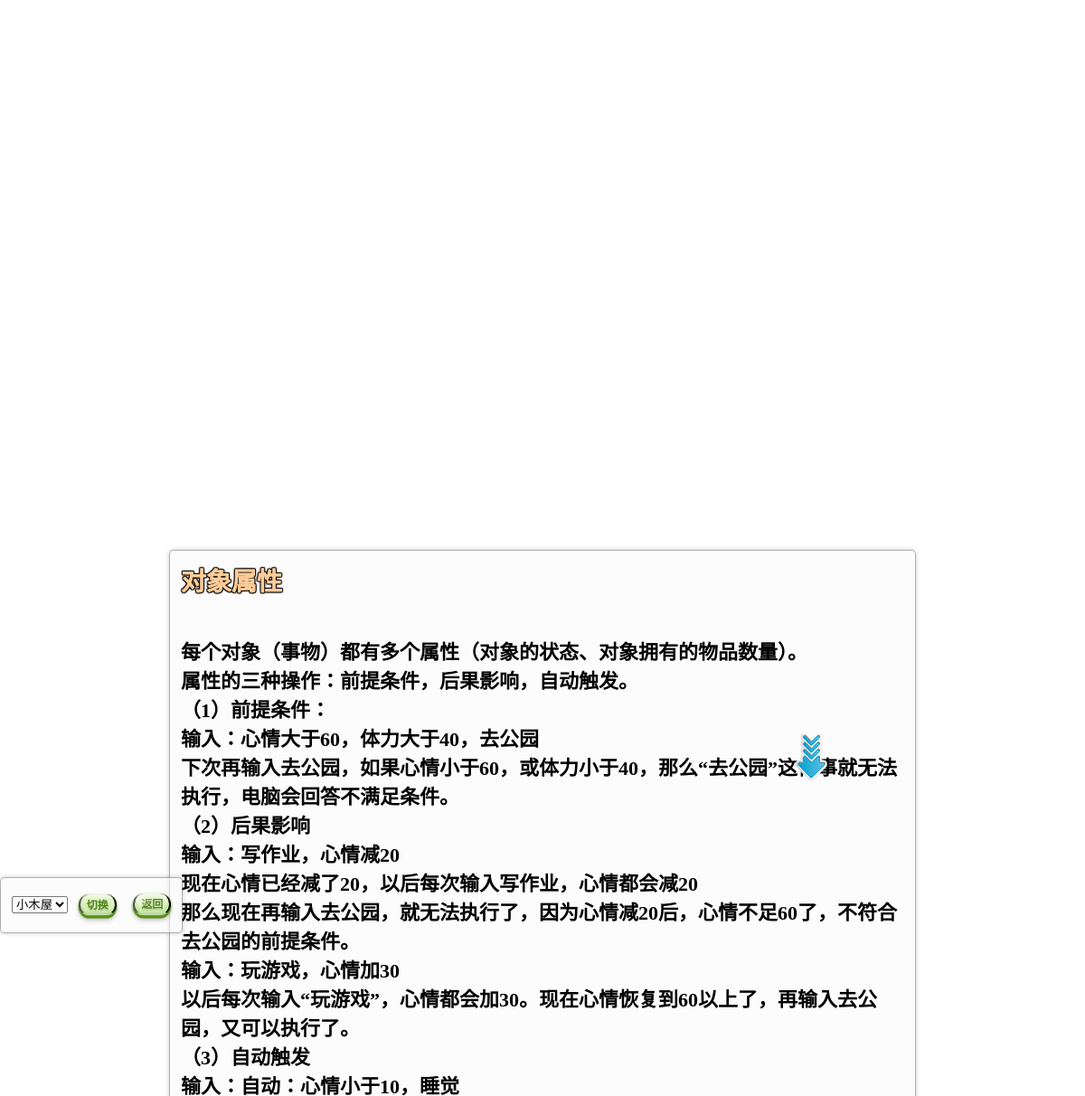
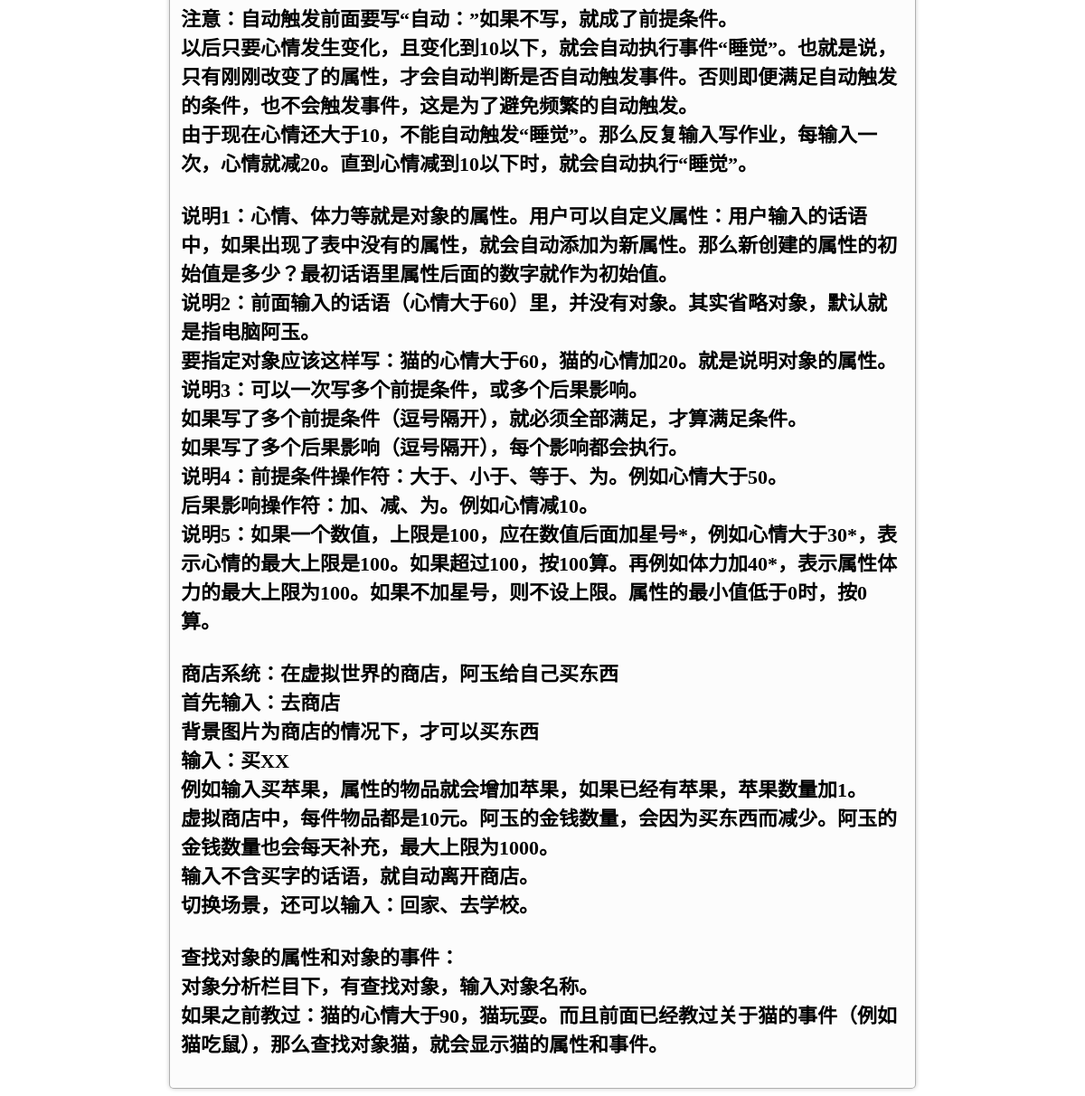
Page /b.php?id=dx on the committed database (2 pictures, top to bottom).
### tables this page shows
CREATE TABLE `article`  (
  `id` varchar(45) NOT NULL,
  `title` varchar(45) NULL DEFAULT NULL,
  `content` mediumtext NULL,
  `date_time` varchar(20) NULL DEFAULT NULL,
  PRIMARY KEY (`id`) USING BTREE
);

### b.php (the view, shortened to what this page needs)
<!doctype html>
<html>
<head>
<link rel="stylesheet" href="style4.css">
</head>
<body οnmοusemοve=\HideMenu()\ οncοntextmenu="return false" οndragstart="return false" onselectstart ="return false" οnselect="document.selection.empty()" οncοpy="document.selection.empty()" onbeforecopy="return false" οnmοuseup="document.selection.empty()">
<?php
$path = 'config.ini';
$config = parse_ini_file($path);
$host = $config['host'];
$user = $config['user'];
$password = $config['password'];
$db = $config['db'];
$mysqli = new mysqli($host,$user,$password,$db);
mysqli_set_charset($mysqli,"utf8");
$s=$_GET['id'];
$sql = "select * from article where id = '$s'";
$query = mysqli_query($mysqli,$sql);
while($row = mysqli_fetch_array($query)){
    $title = $row['title'];
    $content = $row['content'];
}
$vd = 'video/v1.mp4';
?>
<div class="showcase">
	<div class="video-container">
		<video src="<?php echo $vd?>" muted autoplay loop></video>
	</div>
	<div class="content">
        <div class="ce">
            <form name="form1" method="post" action="">
            <label>
            <select name="select">
            <option value="1">小木屋</option>
            </select>
            </label>
            <label>
            <input type="submit" name="Submit" value="切换" class="button round green glass" style="font-size:12px;">
            </label>
            </form>
            <button class="button round green glass" style="font-size:12px; left:128px; top:-36px;" onClick="document.location=('a.php?id=<?php echo $s?>')">返回</button>
        </div>
        <div class="dh">
            <div class="font_1" style="font-size:28px; color:#FC9; position:relative; width:100%; top:-20px;">
				<?php echo $title?>
                <img src="img/icon/xia.png" style="position:relative; margin:0 auto; top:210px; left:560px;">
            </div>
            <div id="titles">
                <div id="titlecontent">
                    <p><?php echo nl2br($content)?></p>
                </div>
            </div>
        </div>
	</div>
</div>
</body>
</html>

### rows in the picture
article: title "对象属性", content "每个对象（事物）都有多个属性（对象的状态、对象拥有的物品数量）。 属性的三种操作：前提条件，后果影响，自动触发。 （1）前提条件： 输入：心情大于60，体力大于40，去公园 下次再输入去公园，如果心情小于60，或体力小于40，那么“去公园”这件事就无法执行，电脑会回答不满足条件。 （2）后果影响 输入：写作业，心情减20 现在心情已经减了20，以后每次输入写作业，心情都会减20 那么现在再输入去公园，就无法执行了，因为心情减20后，心情不足60了，不符合去公园的前提条件。 输入：玩游戏，心情加30 以后每次输入“玩游戏”，心情都会加30。现在心情恢复到60以上了，再输入去公园，又可以执行了。 （3）自动触发 输入：自动：心情小于10，睡觉 注意：自动触发前面要写“自动：”如果不写，就成了前提条件。 以后只要心情发生变化，且变化到10以下，就会自动执行事件“睡觉”。也就是说，只有刚刚改变了的属性，才会自动判断是否自动触发事件。否则即便满足自动触发的条件，也不会触发事件，这是为了避免频繁的自动触发。 由于现在心情还大于10，不能自动触发“睡觉”。那么反复输入写作业，每输入一次，心情就减20。直到心情减到10以下时，就会自动执行“睡觉”。 说明1：心情、体力等就是对象的属性。用户可以自定义属性：用户输入的话语中，如果出现了表中没有的属性，就会自动添加为新属性。那么新创建的属性的初始值是多少？最初话语里属性后面的数字就作为初始值。 说明2：前面输入的话语（心情大于60）里，并没有对象。其实省略对象，默认就是指电脑阿玉。…"
